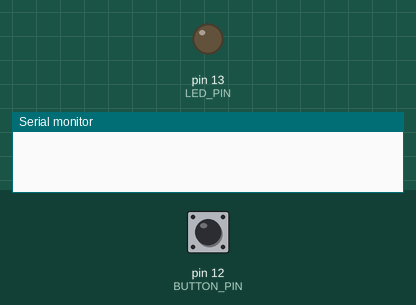
Recording of a sketch running on a simulated Arduino Uno, built with avr-gcc and run on an emulated ATmega328P. Parts: output pins drawn as LEDs (lit = HIGH), the last lines printed to the serial monitor. The test bench sets the inputs (shaded band); at power-on: pin 12 (BUTTON_PIN) LOW.

Above: at 1.2 s.
1.3 s: pin 12 (BUTTON_PIN) pulled HIGH for 0.15 s
At 1.9 s:
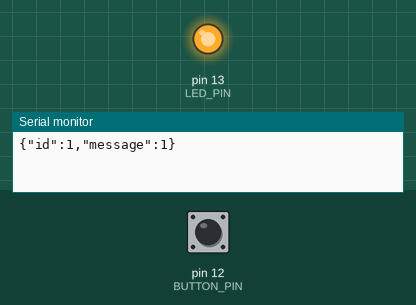
2.9 s: pin 12 (BUTTON_PIN) pulled HIGH for 1 s
At 4.3 s:
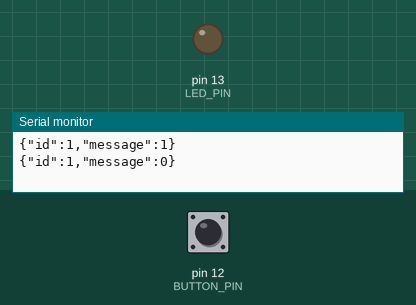
5.4 s: pin 12 (BUTTON_PIN) pulled HIGH for 3.2 s
At 6.2 s:
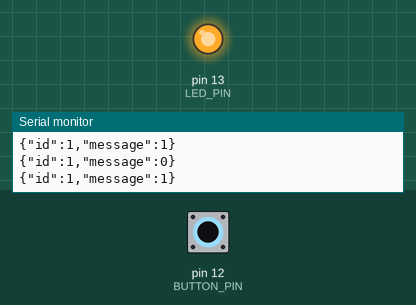
Timing chart, 0 to 8.4 s (numbered marks = the images above; inputs shaded):
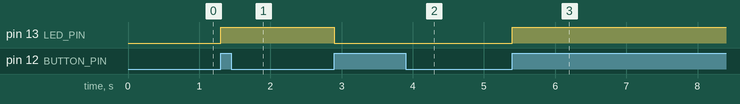

Measured:
- after the input at 1.3 s, pin 13 (LED_PIN): LOW → HIGH at once
- after the input at 2.9 s, pin 13 (LED_PIN): HIGH → LOW at once
- after the input at 5.4 s, pin 13 (LED_PIN): LOW → HIGH at once

The sketch:

1_Blink_Led.ino
```cpp
#define LED_PIN 13
#define BUTTON_PIN 12

int led_state = LOW;
int button_state = LOW;
char message[] = "{\"id\":1,\"message\":0}";

void changeLedState(int state){
  if  (led_state == state){
    return;
  }

  led_state = state;

  digitalWrite(LED_PIN, led_state);
  message[18] = 48 + led_state;
  Serial.println(message);
}
void setup() {
  // put your setup code here, to run once:
  pinMode(LED_PIN, OUTPUT);
  pinMode(BUTTON_PIN, INPUT);

  Serial.begin(9600);
}

void loop() {
  if (Serial.available() > 0) {
    // read the incoming byte:
    int incomingByte = Serial.read();

    if (incomingByte == 48){
      changeLedState(LOW);
    }


    if (incomingByte == 49){
      changeLedState(HIGH);
    }
  }

  // put your main code here, to run repeatedly:
  if (digitalRead(BUTTON_PIN) == HIGH){

    if (button_state == LOW){
      changeLedState(!led_state);
      button_state = HIGH;
      delay(100);
    }
  }
  else if (button_state == HIGH){
      button_state = LOW;
      delay(100);
  }
}
```
